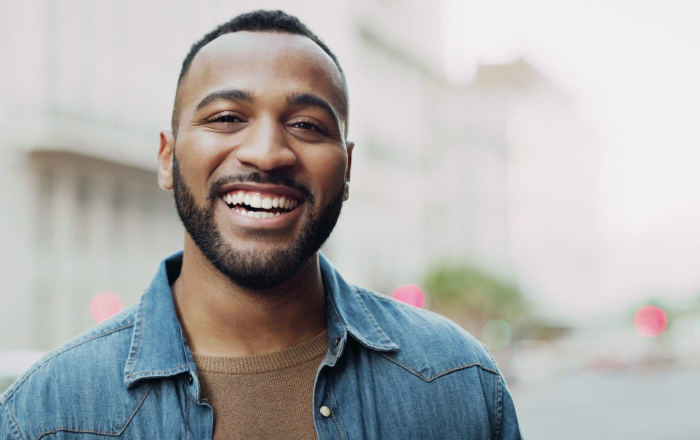
#> input picture дб/Happy/05-12-21-happy-people.jpg, 1400 x 880 px, found by its file name (shown at 1/2 size)
$ jupyter execute --allow-errors 'Отчет№2 Тельп.ipynb'   (shell and % lines are left out)
#> lines starting #> are read from the running program, lines starting #| are printed output that depends on the picture
## Отчет №2 Анализ, предобработка и разделение данных

Цели этапа:
**Текст, выделенный полужирным шрифтом**
Выполнить анализ и предобработку собранных данных, включая такие операции, как масштабирование, обрезка и нормализация изображений.
Разделить данные на три выборки: обучающую, валидационную и тестовую, для обеспечения корректного обучения и оценки модели.

**Результаты выполнения:**

Все изображения были предобработаны следующим образом:

1) Нормализация значений пикселей для согласования данных.

2) Обрезка и масштабирование изображений для приведения их к единому размеру и формату.

**Проведено разделение данных с использованием следующих пропорций:**

Обучающая выборка: 60%

Валидационная выборка: 20%

Тестовая выборка: 20%

Для корректного разделения данных было использовано случайное перемешивание, что позволило равномерно распределить изображения по классам (Грусть, Радость, Гнев) в каждой выборке. Это минимизирует вероятность смещения данных и обеспечивает надежную оценку производительности модели на независимых наборах данных.

[cell 1]
import numpy as np # linear algebra
import pandas as pd # data processing, CSV file I/O (e.g. pd.read_csv)

import os
for dirname, _, filenames in os.walk('/content/drive/MyDrive/ИИ/дб'):
    for filename in filenames:
        print(os.path.join(dirname, filename))

[cell 2]
import numpy as np
import pandas as pd
from pathlib import Path
import shutil
import os
import matplotlib.pyplot as plt
import seaborn as sns
import plotly.express as px
import warnings
from PIL import Image

warnings.filterwarnings('ignore')

[cell 3]
random_path = '/content/drive/MyDrive/ИИ/дб/Happy/05-12-21-happy-people.jpg'
Image.open(random_path)

[cell 4]
PATH = '/content/drive/MyDrive/ИИ/дб'

img_dir = Path(PATH)
files = list(img_dir.glob('**/*.jpg'))

[cell 5]
# For illustration purpose
print(os.path.split(files[0]))
print(os.path.split(files[0])[0])
print(os.path.split(files[0])[0].split('/')[-1])

label = list(map(lambda x: os.path.split(x)[0].split('/')[-1], files))

[cell 6]
paths = pd.Series(files,name='Path').astype(str)
labels = pd.Series(label,name='Label')
df = pd.concat([paths,labels],axis=1)

display(df.head())
display(df.tail())
display(df.shape)

[cell 7]
from sklearn.model_selection import train_test_split
X_tr, X_val, y_tr, y_val = train_test_split(df.Path, df.Label, test_size = 0.2, shuffle = True, random_state = 42)
display(X_tr)
display(y_tr)

[cell 8]
df.Label.value_counts()

[cell 9]
plt.pie(df.Label.value_counts().values, labels=df.Label.value_counts().index, autopct='%1.1f%%')
plt.legend(loc = 'lower left')
plt.title('Percentage Breakdown of Labels')
plt.show();
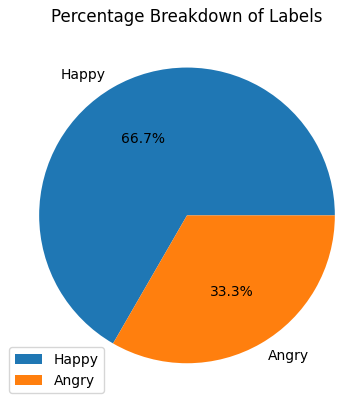
#> figure drawn by matplotlib, 1 panel
